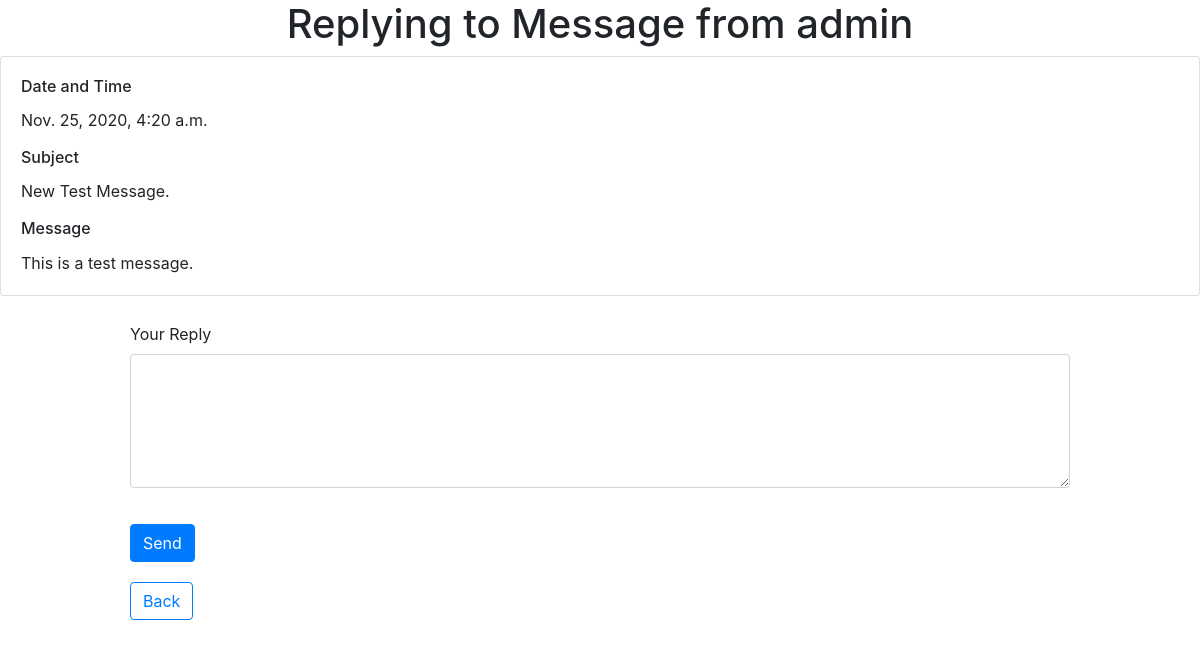
The app's page /message_reply/21 (signed in) with its own data.
### bookMng/models.py (models this page shows, shortened)
class Message(models.Model):
    sender = models.ForeignKey(User, related_name="sender",on_delete=models.CASCADE, editable=False)
    receiver = models.ForeignKey(User, related_name="receiver", on_delete=models.CASCADE)
    subject = models.TextField(max_length=200)
    message = models.TextField()
    datetime = models.DateTimeField(auto_now_add=True)

### bookMng/views.py (the view)
# urls.py: path('message_reply/<int:message_id>', views.message_reply, name='message_reply'),
@login_required(login_url=reverse_lazy('login'))
def message_reply(request, message_id):
    message = Message.objects.get(id=message_id)
    return render(request, 'messaging/message_reply.html',
                  {
                      'item_list': MainMenu.objects.all(),
                      'message': message
                  })

### bookProject/templates/messaging/message_reply.html (shortened to what this page needs)
{% extends "base.html" %}
{% load static %}
{% block content %}
{% if message_receiver %}
<h3 align="center">Your message was sent to {{ message_receiver }}.</h3>
<ol><a align="center" class="btn btn-outline-primary" href="/mymessages">Back To Messages</a></ol>
{% else %}
<h1 align="center"> Replying to Message from {{ message.sender }} </h1>
    <table class="table" align="center" width="80%">
    <tr>
        <div class="card">
            <div class="card-body">
                <h6 class="card-title">Date and Time</h6>
                <p class="card-text">{{ message.datetime }}</p>
                <h6 class="card-title">Subject</h6>
                <p class="card-text">{{ message.subject }}</p>
                <h6 class="card-title">Message</h6>
                <p class="card-text">{{ message.message }}</p>
            </div>
        </div>
    </tr>
    </table>
<form action="{% url 'reply' %}" method="post">
    <table align="center" width="80%" cellpadding="10px">
        <tr>
            <td>
                <div class="form-group">
                    <label for="TextArea1">Your Reply</label>
                        <textarea name="message" class="form-control" rows="5" required></textarea>
                </div>
            </td>
        </tr>
        <tr>
            <td>
                <input class="btn btn-primary" type="submit" value="Send">
            </td>
        </tr>
        <tr>
            <td>
                <a class="btn btn-outline-primary" href="/mymessages">Back</a>
            </td>
        </tr>
    </table>
</form>
{% endif %}
{% endblock content %}

### records on screen
Message: sender "admin", datetime "Nov. 25, 2020, 4:20 a.m.", subject "New Test Message.", message "This is a test message."
